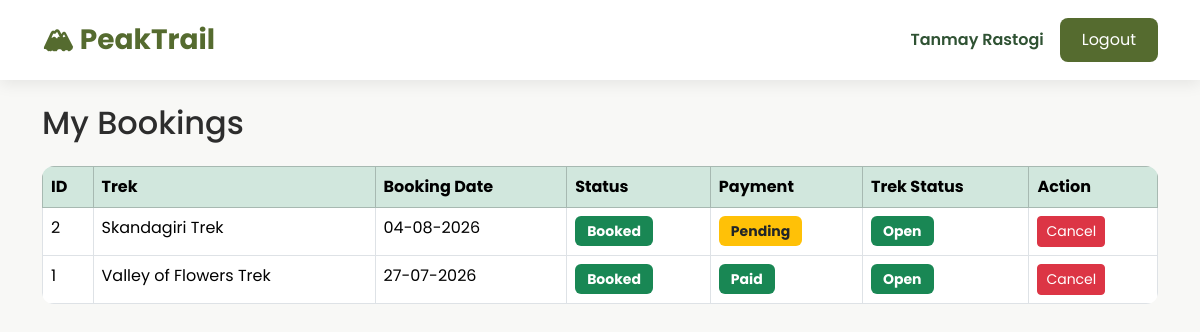
Page /trekker/my-bookings (signed in) on the committed database.
### models/user.py (models this page shows, shortened)
class User(UserMixin, db.Model):
    __tablename__ = "users"
    id = db.Column(db.Integer, primary_key=True)
    name = db.Column(db.String(100), nullable=False)
    email = db.Column(db.String(120), unique=True, nullable=False)
    password = db.Column(db.String(255), nullable=False)
    role = db.Column(db.String(20), nullable=False)
    is_active = db.Column(db.Boolean, default=True)
    is_blacklisted = db.Column(db.Boolean, default=False)
    created_at = db.Column(db.DateTime, default=datetime.utcnow)
    bookings = db.relationship("Booking", backref="user", lazy=True)
    staff_profile = db.relationship(
        "StaffProfile",
        backref="user",
        uselist=False
    )

### models/booking.py (models this page shows, shortened)
class Booking(db.Model):
    __tablename__ = "bookings"
    id = db.Column(db.Integer, primary_key=True)
    user_id = db.Column(
        db.Integer,
        db.ForeignKey("users.id"),
        nullable=False
    )
    trek_id = db.Column(
        db.Integer,
        db.ForeignKey("treks.id"),
        nullable=False
    )
    booking_date = db.Column(
        db.DateTime,
        default=datetime.utcnow
    )
    booking_status = db.Column(
        db.String(20),
        default="Booked"
    )
    payment_status = db.Column(
        db.String(20),
        default="Pending"
    )

### models/trek.py (models this page shows, shortened)
class Trek(db.Model):
    __tablename__ = "treks"
    id = db.Column(db.Integer, primary_key=True)
    trek_name = db.Column(db.String(100), nullable=False)
    location = db.Column(db.String(100), nullable=False)
    image_url = db.Column(db.String(500))
    price = db.Column(
        db.Float,
        nullable=False,
        default=0
    )
    difficulty = db.Column(db.String(20), nullable=False)
    duration = db.Column(db.Integer, nullable=False)
    available_slots = db.Column(db.Integer, nullable=False)
    description = db.Column(db.Text)
    start_date = db.Column(db.Date, nullable=False)
    end_date = db.Column(db.Date, nullable=False)
    status = db.Column(
        db.String(20),
        default="Open"
    )
    assigned_staff_id = db.Column(
        db.Integer,
        db.ForeignKey("staff_profiles.id"),
        nullable=True
    )
    bookings = db.relationship(
        "Booking",
        backref="trek",
        lazy=True,
        cascade="all, delete-orphan"
    )

### routes/trekker.py (the view)
@trekker.route("/trekker/my-bookings")
@login_required
def my_bookings():
    if current_user.role != "trekker":
        flash("Access Denied!", "danger")
        return redirect(url_for("home"))
    bookings = Booking.query.filter_by(
        user_id=current_user.id
    ).order_by(
        Booking.booking_date.desc()
    ).all()
    return render_template(
        "trekker/my_bookings.html",
        bookings=bookings
    )

### app.py (called while the page is built)
@login_manager.user_loader
def load_user(user_id):
    return User.query.get(int(user_id))

### templates/trekker/my_bookings.html (shortened to what this page needs)
{% extends "base.html" %}
{% block content %}
<h2 class="mb-4">
My Bookings
</h2>
{% if bookings %}
<table class="table table-bordered table-hover">
<thead class="table-success">
<tr>
<th>ID</th>
<th>Trek</th>
<th>Booking Date</th>
<th>Status</th>
<th>Payment</th>
<th>Trek Status</th>
<th>Action</th>
</tr>
</thead>
<tbody>
{% for booking in bookings %}
<tr>
<td>{{ booking.id }}</td>
<td>{{ booking.trek.trek_name }}</td>
<td>{{ booking.booking_date.strftime("%d-%m-%Y") }}</td>
<td>
{% if booking.booking_status=="Booked" %}
<span class="badge bg-success">
Booked
</span>
{% elif booking.booking_status=="Completed" %}
<span class="badge bg-primary">
Completed
</span>
{% else %}
<span class="badge bg-danger">
Cancelled
</span>
{% endif %}
</td>
<td>
{% if booking.payment_status=="Paid" %}
<span class="badge bg-success">
Paid
</span>
{% else %}
<span class="badge bg-warning text-dark">
Pending
</span>
{% endif %}
</td>
<td>
{% if booking.trek.status=="Open" %}
<span class="badge bg-success">
Open
</span>
{% elif booking.trek.status=="Ongoing" %}
<span class="badge bg-warning text-dark">
Ongoing
</span>
{% elif booking.trek.status=="Completed" %}
<span class="badge bg-primary">
Completed
</span>
{% else %}
<span class="badge bg-danger">
Closed
</span>
{% endif %}
</td>
<td>
{% if booking.booking_status=="Booked" %}
<a href="{{ url_for('trekker.cancel_booking',
booking_id=booking.id) }}"
class="btn btn-danger btn-sm">
Cancel
</a>
{% else %}
-
{% endif %}
</td>
</tr>
{% endfor %}
</tbody>
</table>
{% else %}
<div class="alert alert-warning">
No bookings found.
</div>
{% endif %}
{% endblock %}

### templates/base.html (shortened to what this page needs)
<!DOCTYPE html>
<html lang="en">
<head>
    <link href="https://cdn.jsdelivr.net/npm/bootstrap@5.3.3/dist/css/bootstrap.min.css" rel="stylesheet">
    <link rel="stylesheet" href="{{ url_for('static', filename='css/style.css') }}">
</head>
<body>
    <nav class="navbar navbar-expand-lg custom-navbar">
<div class="container">
{% if current_user.is_authenticated %}
    {% if current_user.role=="admin" %}
        <a class="navbar-brand fw-bold"
        href="{{ url_for('admin.dashboard') }}">
        🏔 PeakTrail
        </a>
    {% elif current_user.role=="staff" %}
        <a class="navbar-brand fw-bold"
        href="{{ url_for('staff.dashboard') }}">
        🏔 PeakTrail
        </a>
    {% elif current_user.role=="trekker" %}
        <a class="navbar-brand fw-bold"
        href="{{ url_for('trekker.dashboard') }}">
        🏔 PeakTrail
        </a>
    {% endif %}
{% else %}
<a class="navbar-brand fw-bold"
href="{{ url_for('auth.login') }}">
🏔 PeakTrail
</a>
{% endif %}
<div class="ms-auto d-flex align-items-center">
{% if current_user.is_authenticated %}
<span class="welcome-text">
{{ current_user.name }}
</span>
<a href="{{ url_for('auth.logout') }}"
class="btn btn-custom ms-3">
Logout
</a>
{% endif %}
</div>
</div>
</nav>
    <div class="container mt-4">
        {% block content %}
        {% endblock %}
    </div>
</body>
</html>

### static/css/style.css (style rules this page uses)
:root { --primary:#556B2F; --secondary:#2F5233; --accent:#F5F1E8; --background:#F8F8F6; --text:#2D2D2D; }
body { font-family:'Poppins',sans-serif; background:var(--background); color:var(--text); }
.custom-navbar { background:white; box-shadow:0 4px 15px rgba(0,0,0,.08); padding:14px; }
.navbar-brand { color:var(--primary)!important; font-size:28px; }
.welcome-text { font-weight:600; color:var(--secondary); }
.btn-custom { background:var(--primary); color:white; border:none; border-radius:8px; padding:10px 22px; transition:.3s; }
.table { background:white; border-radius:12px; overflow:hidden; }
.badge { padding:8px 12px; font-size:14px; }

### rows in the picture
User: name "Tanmay Rastogi"
Booking: id "2", trek.trek_name "Skandagiri Trek", booking_date "04-08-2026", booking_status "Booked", payment_status "Pending"
Booking: id "1", trek.trek_name "Valley of Flowers Trek", booking_date "27-07-2026", booking_status "Booked", payment_status "Paid"
